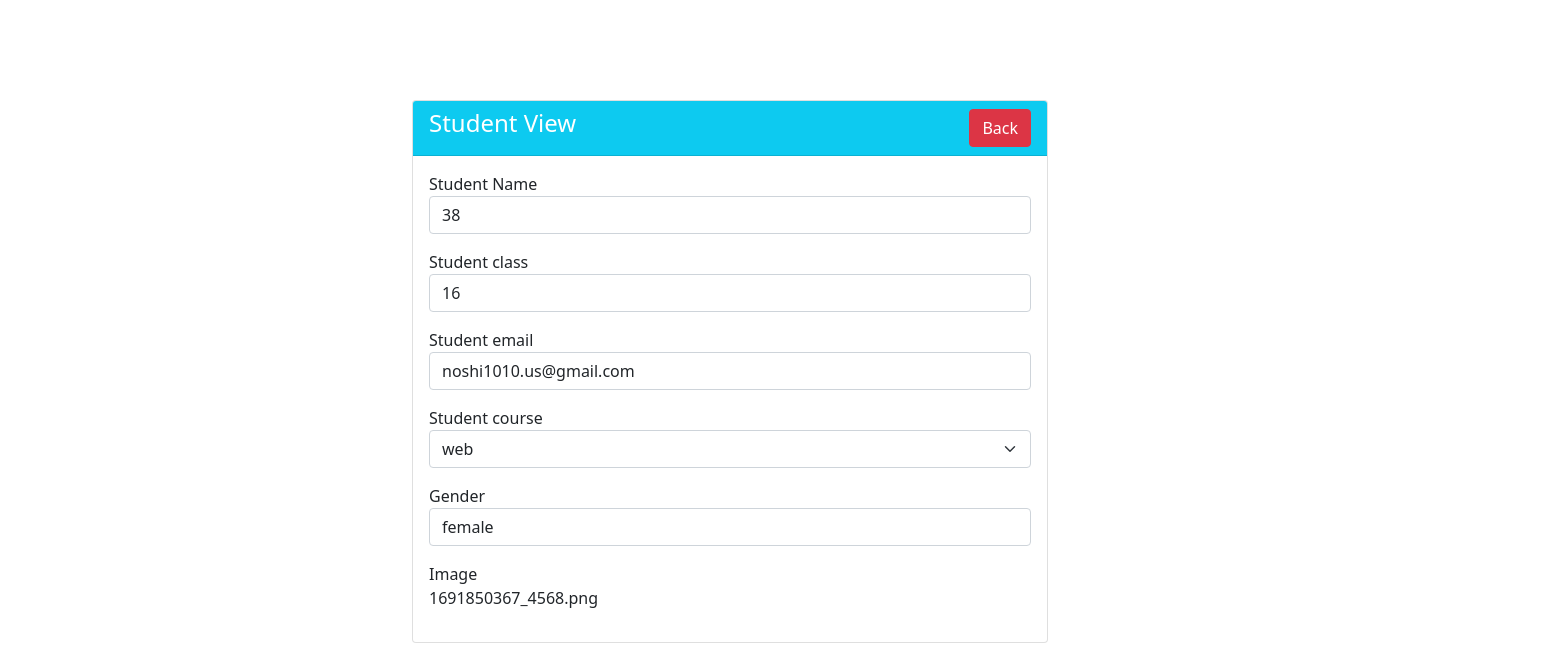
Screenshot of /view.php?id=38 with the database file from the repository.
### tables this page shows
CREATE TABLE `students` (
  `id` int(100) NOT NULL,
  `name` varchar(100) NOT NULL,
  `class` varchar(100) NOT NULL,
  `email` varchar(100) NOT NULL,
  `course` varchar(100) NOT NULL,
  `gender` varchar(191) NOT NULL,
  `image` varchar(100) NOT NULL
);

### view.php (the view, shortened to what this page needs)
<?php
require 'dbcode.php';
?>
<!doctype html>
<html lang="en">
  <head>
    <link href="https://cdn.jsdelivr.net/npm/bootstrap@5.0.2/dist/css/bootstrap.min.css" rel="stylesheet">
  </head>
  <body>
  <div class="container" style="margin-left:400px; margin-top:100px">
        <div class="row">
            <div class="col-sm-6">
                <div class="card">
                    <div class="card-header bg-info">
                        <h4 class="text-white">Student View  <a href="index.php" class="btn btn-danger float-end">Back</a></h4>
                    </div>
                    <div class="card-body">
                        <?php
                        if(isset($_GET['id']))
                        {
                            $student_id= mysqli_real_escape_string($con, $_GET['id']);
                             $query= "SELECT * FROM students WHERE id='$student_id'";
                             $query_run= mysqli_query($con, $query);
                             if(mysqli_num_rows($query_run)>0){
                               $student= mysqli_fetch_array($query_run);
                               ?>
                        <div class="mb-3">
                        <label> Student Name</label>
                        <p class="form-control">
                        <?php echo $student_id ;?>
                        </p>
                        </div>
                        <div class="mb-3">
                        <label> Student class</label>
                        <p class="form-control">
                        <?php echo $student['class'] ;?>
                        </p>
                        </div>
                        <div class="mb-3">
                        <label> Student email</label>
                        <p class="form-control">
                        <?php echo $student['email'] ;?>
                        </p>
                        </div>
                        <div class="mb-3">
                        <label> Student course</label>
                        <p class="form-select">
                        <?php echo $student['course'] ;?>
                         </p>
                        </div>
                        <div class="mb-3">
                        <label>Gender</label>
                        <p class="form-control">
                        <?php echo $student['gender'] ;?>
                         </p>
                        </div>
                        <div class="mb-3">
                        <label>Image</label>
                        <p>
                        <?php echo $student['image'] ;?>
                         </p>
                        </div>
                        <?php
                             }
                             else
                             {
                                echo "<h4> No such Id found</h4>";
                             }
                        }
                        ?>
                    </div>
                </div>
            </div>
        </div>
    </div>
</body>
</html>

### rows the page displays
students: class "16", email "noshi1010.us@gmail.com", course "web", gender "female", image "1691850367_4568.png"

### other values shown
$student_id "38"
